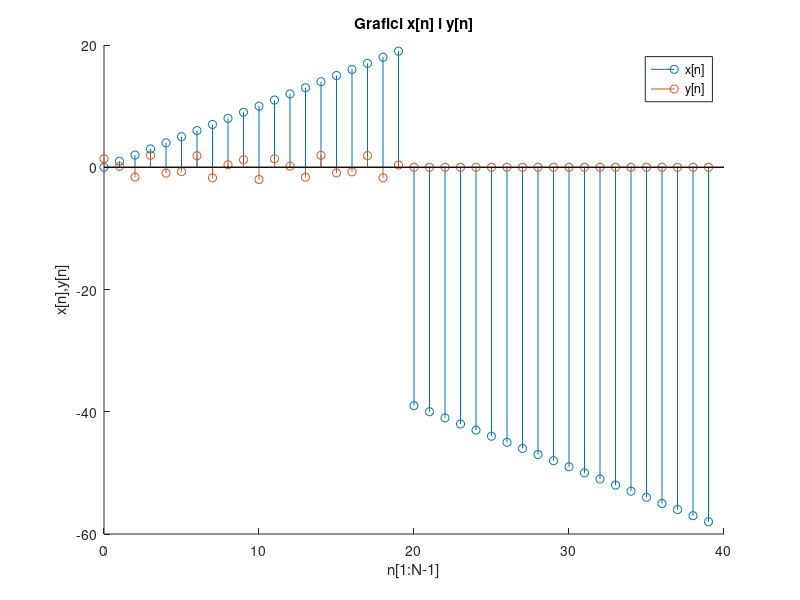
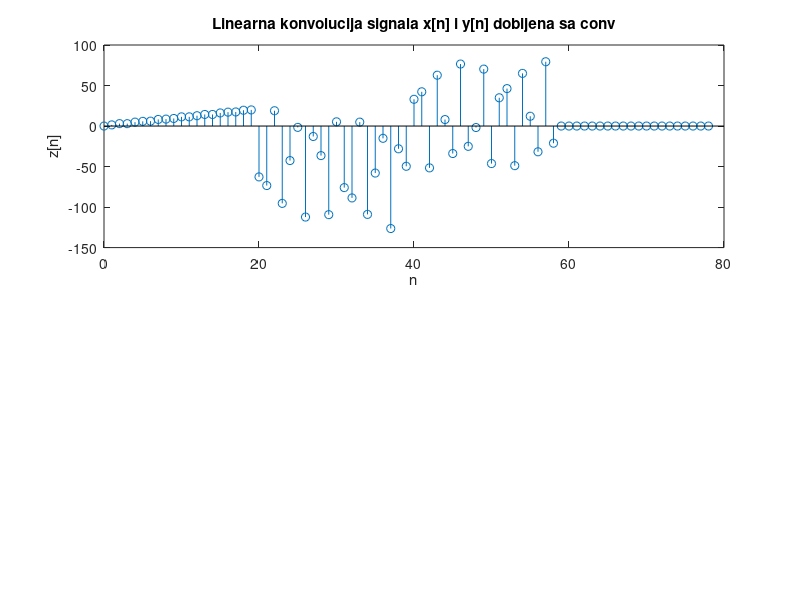
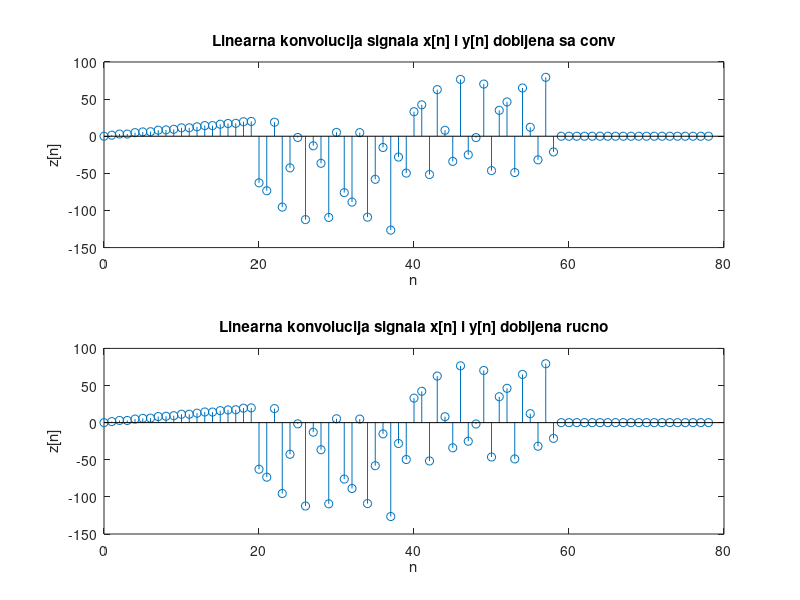
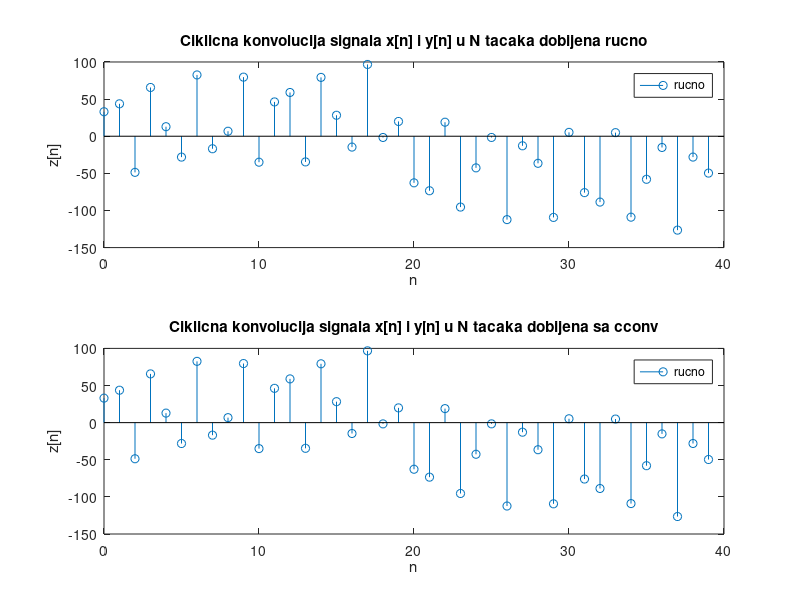

These charts were generated, in order, by the following MATLAB code:
P=3;
N=(P+1)*10;

%kreiranje niza x
x=0:N-1;
for i=N/2:N-1
    x(i+1)=1-i-N/2;
end
%kreiranje niza y[n]
t=0:N-1;
y=zeros(1,N);
for i=0:N-1;
    if(i<N/2)        
        y(i+1)=2*cos((P+1)*i+pi/4);
    end
end



figure(1),
hold all;
stem(t,x);
stem(t,y);
ylabel('x[n],y[n]'),xlabel('n[1:N-1]'),title('Grafici x[n] i y[n]');
legend('x[n]','y[n]')
saveas(figure(1),'zad_1_xy.png');


%linearna kovolucija 


%rucno racunata
xp=cat(2,x,zeros(1,length(x)));
yp=cat(2,y,zeros(1,length(y)));
lin_rucno=zeros(1,length(x)+length(y)-1);
for n=1:length(lin_rucno)
    for k=1:n
        lin_rucno(n)=lin_rucno(n)+xp(k)*yp(n-k+1);
    end
end




lin_conv=conv(x,y);
tlin=0:length(lin_conv)-1;
figure(2);
hold all;
subplot(2,1,1);
stem(tlin,lin_conv);
ylabel('z[n]'),xlabel('n'),title('Linearna konvolucija signala x[n] i y[n] dobijena sa conv');
saveas(figure(2),'zad_1_lin_konv.png');
subplot(2,1,2); 
stem(tlin,lin_rucno);
ylabel('z[n]'),xlabel('n'),title('Linearna konvolucija signala x[n] i y[n] dobijena rucno');
saveas(figure(2),'zad_1_lin_konv.png');


%ciklicna konvolucija

%rucno kucana;
cikl_rucno=zeros(1,length(x));
for n=1:length(cikl_rucno)
    for k=1:length(cikl_rucno)
        cikl_rucno(n)=cikl_rucno(n)+x(k)*y(mod(n-k,N)+1);
    end
end
 

cikl_conv=cconv(x,y,N);
tcik=0:length(cikl_conv)-1;
figure(3);
hold all;
subplot(2,1,1);
stem(tcik,cikl_rucno);
ylabel('z[n]'),xlabel('n'),title('Ciklicna konvolucija signala x[n] i y[n] u N tacaka dobijena rucno')
legend('rucno','ugradjeno')
subplot(2,1,2);
stem(tcik,cikl_conv);
ylabel('z[n]'),xlabel('n'),title('Ciklicna konvolucija signala x[n] i y[n] u N tacaka dobijena sa cconv')
legend('rucno','ugradjeno')
saveas(figure(3),'zad_1_cik_konv.png')

%preklapanje ciklicne i linearne konvolucije
for i=1:max(length(lin_conv),length(cikl_conv))
    if(i<min(length(lin_conv),length(cikl_conv)))
        cc_to_compare(i)=cikl_conv(i);
    else
        cc_to_compare(i)=cikl_conv(i-min(length(lin_conv),length(cikl_conv))+1);
    end
end

preklapanja=(abs(cc_to_compare-lin_conv)<0.00001);
for i=1:length(preklapanja)
    if(preklapanja(i)==1)
        fprintf('Preklapaju se u %i \n',i);        
    end
end
yosa=0:78;
figure(4)
stem(yosa,preklapanja);
title('Indeksi kada se preklapaju linearna i ciklicna konvolucija');
saveas(figure(4),'ZAD_1_preklapanja.png');